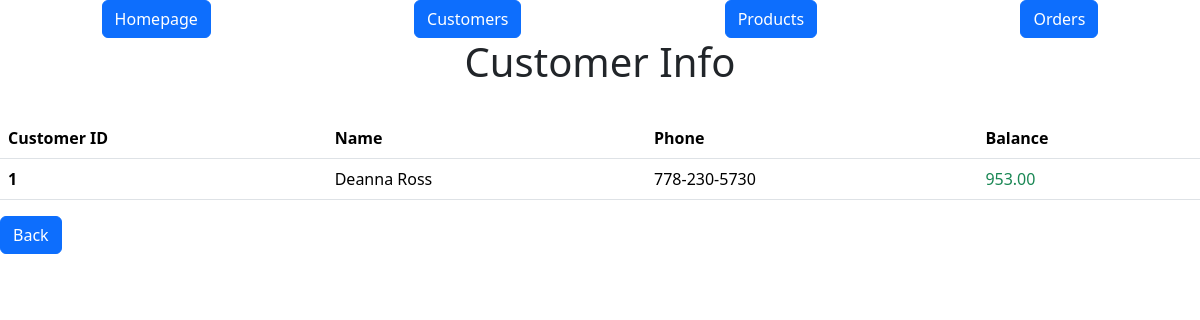
Before: /api/customers?id=1 with the older database file.
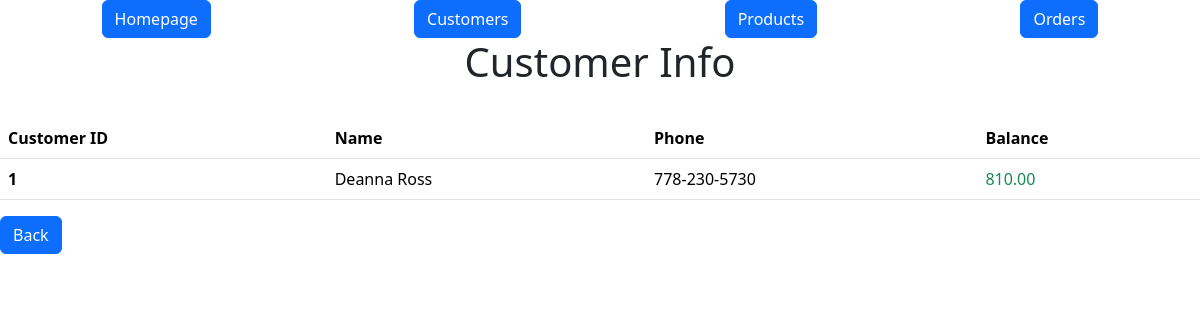
After: the same page with the newer database file.
### models.py (models this page shows, shortened)
class Customer(db.Model):
    id = mapped_column(Integer, primary_key=True)
    name = mapped_column(String(100), nullable=False)
    phone = mapped_column(String(10), nullable=False)
    balance  = mapped_column(DECIMAL(10,2), nullable=False, default = 0)

### app.py (the view)
@app.route("/api/customers", methods = ["GET"])  # this route will return a customer html using button
def customer_info_btn():
    id = request.args.get('id')
    customer_data = db.get_or_404(Customer,id)
    return render_template("customer.html",customer=customer_data)

### templates/customer.html
{% extends "base.html" %} {% block content %}
<h1 class="d-flex justify-content-center">Customer Info</h1>
<br />
<table class="table table-hover">
  <thead>
    <tr>
      <th scope="col">Customer ID</th>
      <th scope="col">Name</th>
      <th scope="col">Phone</th>
      <th scope="col">Balance</th>
    </tr>
  </thead>
  <tbody>
    <tr>
      <th scope="row">{{customer.id}}</th>
      <td>{{customer.name}}</td>
      <td>{{customer.phone}}</td>
      {% if customer.balance < 0 %}
      <td class="text-danger">{{ customer.balance }}</td>
      {% else %}
      <td class="text-success">{{ customer.balance }}</td>
      {% endif %}
    </tr>
  </tbody>
</table>
<a class="btn btn-primary" href="{{url_for('customers')}}">Back</a>
{% endblock %}

Changed rows visible on the page:
changed Customer "Deanna Ross": balance "953.00" → "810.00"
